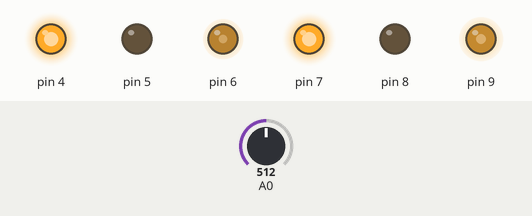
This sketch was run on a simulated Arduino Uno, built with avr-gcc and run on an emulated ATmega328P. Parts: output pins drawn as LEDs (lit = HIGH). The inputs (shaded band) are chosen by the test bench; at power-on: A0 = 512.

Above: at 0.1 s.
At 5.1 s:
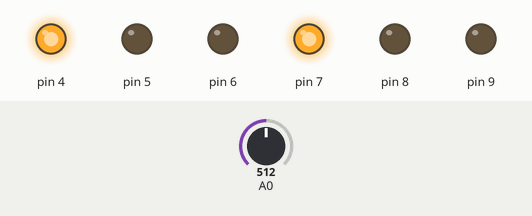
At 129.0 s:
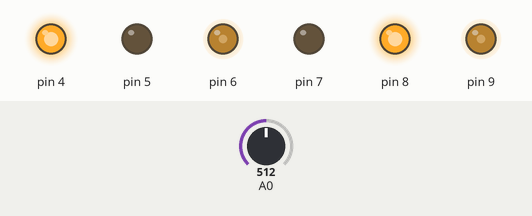
Timing chart, 0 to 130.0 s (numbered marks = the images above):
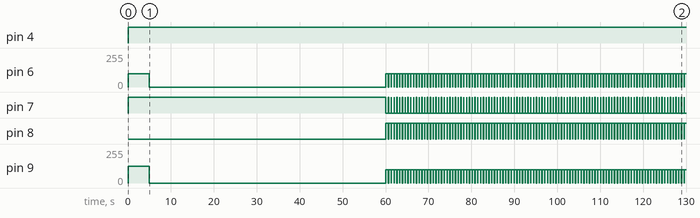

The sketch:

dittcode1.ino
```cpp
//stock roboat
#include "MotorRobotBase.h"
#include "Sensor.h"

#define Motor MotorRobotBase

void forward (Motor &m1, Motor &m2)
{
  int speed;
  // speed up
  for (speed = 0; speed <= 255; speed += 5) {
    m1.forward(speed);
    m2.forward(speed);
    delay(30);
  }
  // speed down
  for (speed = 255; speed >= 0; speed -= 5) {
    m1.forward(speed);
    m2.forward(speed);
    delay(30);
  }
}


Motor right_motor(Motor::MOTOR_1);
Motor left_motor(Motor::MOTOR_2);
Sensor light(Sensor::SENSOR_0);

int avg_illumination = 511;

void setup ()
{
  int ii;
  int current_level;

  Serial.begin(9600);

  right_motor.setup();
  left_motor.setup();
  light.setup();
  light.set_mode(Sensor::SIMPLEX_MODE);
  light.calibrate();

}

void loop ()
{
  int brightness = 1023;
  light.read(brightness);

  left_motor.forward(100);
  right_motor.forward(125);

  if (micros()>=5000000)
  {
    left_motor.forward(0);
    right_motor.forward(0);

    delay(50);
  }

if (micros()>=60000000)
{
  left_motor.forward(100);
  right_motor.reverse(100);

  delay(100);
}

  /*
  int light_level = 1023;
  char light_str[255];

  light.read(light_level);

//light_level = light.get_light_level();
  if (light_level < (light.get_light_level() - 20)) {
     Serial.write("low\n");
     left_motor.forward(0);
     right_motor.forward(0);
  }  else {
     left_motor.reverse(50);
     right_motor.reverse(50);
     Serial.write("normal\n");
  }
  */
  delay(500);
}
```

Measured:
- by itself, pin 4: LOW → HIGH at 0.00 s
- by itself, pin 6: goes 100/255 5.0 s, 0/255 55.1 s, 107 × (100/255 0.60 s, 0/255 0.05 s), then 100/255
- by itself, pin 7: repeats every 0.65 s: LOW 0.60 s, HIGH 0.05 s
